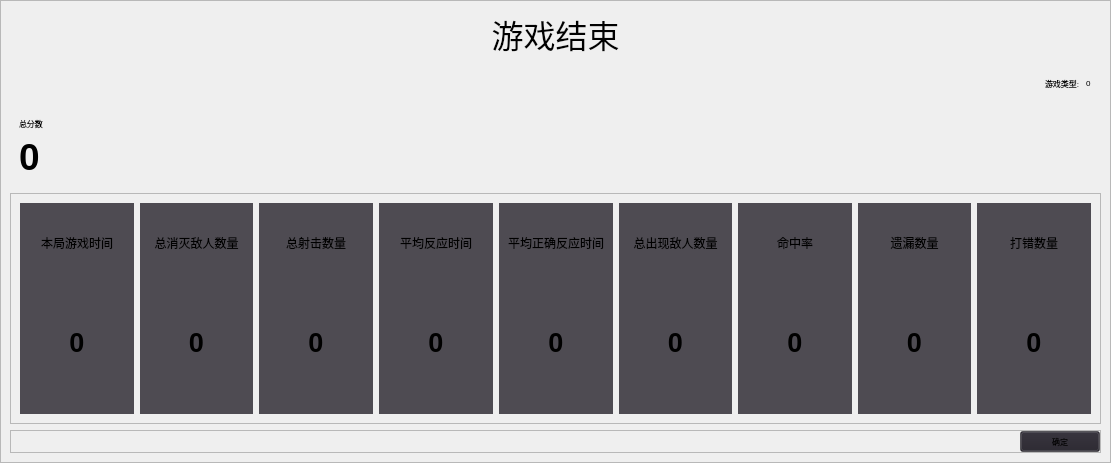
<?xml version="1.0" encoding="UTF-8"?>
<ui version="4.0">
 <class>GameOverWidget</class>
 <widget class="QWidget" name="GameOverWidget">
  <property name="geometry">
   <rect>
    <x>0</x>
    <y>0</y>
    <width>1111</width>
    <height>463</height>
   </rect>
  </property>
  <property name="windowTitle">
   <string>GameOverWidget</string>
  </property>
  <property name="styleSheet">
   <string notr="true">*{
	color:white;
}

GameOverWidget{

	background-color:#404142;

}

GameOverWidget &gt; QFrame{
	
	background-image: url(./gameover_bgpic.png);
	background-repeat:no-repeat;
	background-position:center center
	
}
</string>
  </property>
  <layout class="QVBoxLayout" name="verticalLayout_9">
   <property name="spacing">
    <number>0</number>
   </property>
   <property name="leftMargin">
    <number>0</number>
   </property>
   <property name="topMargin">
    <number>0</number>
   </property>
   <property name="rightMargin">
    <number>0</number>
   </property>
   <property name="bottomMargin">
    <number>0</number>
   </property>
   <item>
    <widget class="QFrame" name="frame_2">
     <property name="font">
      <font>
       <pointsize>6</pointsize>
      </font>
     </property>
     <property name="styleSheet">
      <string notr="true"/>
     </property>
     <property name="frameShape">
      <enum>QFrame::StyledPanel</enum>
     </property>
     <property name="frameShadow">
      <enum>QFrame::Raised</enum>
     </property>
     <layout class="QVBoxLayout" name="verticalLayout_8">
      <item>
       <widget class="QLabel" name="label">
        <property name="font">
         <font>
          <pointsize>24</pointsize>
         </font>
        </property>
        <property name="text">
         <string>游戏结束</string>
        </property>
        <property name="alignment">
         <set>Qt::AlignCenter</set>
        </property>
       </widget>
      </item>
      <item>
       <widget class="QWidget" name="widget" native="true">
        <layout class="QHBoxLayout" name="horizontalLayout">
         <item>
          <spacer name="horizontalSpacer">
           <property name="orientation">
            <enum>Qt::Horizontal</enum>
           </property>
           <property name="sizeHint" stdset="0">
            <size>
             <width>40</width>
             <height>20</height>
            </size>
           </property>
          </spacer>
         </item>
         <item>
          <widget class="QLabel" name="lbl1">
           <property name="text">
            <string>游戏类型:</string>
           </property>
          </widget>
         </item>
         <item>
          <widget class="QLabel" name="GameType">
           <property name="text">
            <string>0</string>
           </property>
          </widget>
         </item>
        </layout>
       </widget>
      </item>
      <item>
       <widget class="QWidget" name="widget_2" native="true">
        <layout class="QVBoxLayout" name="verticalLayout">
         <item>
          <widget class="QLabel" name="lbl2">
           <property name="text">
            <string>总分数</string>
           </property>
          </widget>
         </item>
         <item>
          <widget class="QLabel" name="TotalScore">
           <property name="font">
            <font>
             <pointsize>28</pointsize>
             <weight>75</weight>
             <bold>true</bold>
            </font>
           </property>
           <property name="text">
            <string>0</string>
           </property>
          </widget>
         </item>
        </layout>
       </widget>
      </item>
      <item>
       <widget class="QFrame" name="frame">
        <property name="styleSheet">
         <string notr="true">.QWidget{

	background-color: rgba(37, 34, 43, 0.8);
	border-style:solid;
	border-width:1px;

}</string>
        </property>
        <property name="frameShape">
         <enum>QFrame::StyledPanel</enum>
        </property>
        <property name="frameShadow">
         <enum>QFrame::Raised</enum>
        </property>
        <layout class="QHBoxLayout" name="horizontalLayout_2">
         <item>
          <widget class="QWidget" name="widget_7" native="true">
           <layout class="QVBoxLayout" name="verticalLayout_6" stretch="1,2">
            <item>
             <widget class="QLabel" name="lbl7">
              <property name="text">
               <string>本局游戏时间</string>
              </property>
              <property name="alignment">
               <set>Qt::AlignCenter</set>
              </property>
             </widget>
            </item>
            <item>
             <widget class="QLabel" name="TotalGameTime">
              <property name="font">
               <font>
                <pointsize>20</pointsize>
                <weight>75</weight>
                <bold>true</bold>
               </font>
              </property>
              <property name="styleSheet">
               <string notr="true"/>
              </property>
              <property name="text">
               <string>0</string>
              </property>
              <property name="alignment">
               <set>Qt::AlignCenter</set>
              </property>
             </widget>
            </item>
           </layout>
          </widget>
         </item>
         <item>
          <widget class="QWidget" name="widget_5" native="true">
           <layout class="QVBoxLayout" name="verticalLayout_4" stretch="1,2">
            <item>
             <widget class="QLabel" name="lbl5">
              <property name="text">
               <string>总消灭敌人数量</string>
              </property>
              <property name="alignment">
               <set>Qt::AlignCenter</set>
              </property>
             </widget>
            </item>
            <item>
             <widget class="QLabel" name="TotalKillNum">
              <property name="font">
               <font>
                <pointsize>20</pointsize>
                <weight>75</weight>
                <bold>true</bold>
               </font>
              </property>
              <property name="text">
               <string>0</string>
              </property>
              <property name="alignment">
               <set>Qt::AlignCenter</set>
              </property>
             </widget>
            </item>
           </layout>
          </widget>
         </item>
         <item>
          <widget class="QWidget" name="widget_6" native="true">
           <layout class="QVBoxLayout" name="verticalLayout_5" stretch="1,2">
            <item>
             <widget class="QLabel" name="lbl6">
              <property name="text">
               <string>总射击数量</string>
              </property>
              <property name="alignment">
               <set>Qt::AlignCenter</set>
              </property>
             </widget>
            </item>
            <item>
             <widget class="QLabel" name="TotalFire">
              <property name="font">
               <font>
                <pointsize>20</pointsize>
                <weight>75</weight>
                <bold>true</bold>
               </font>
              </property>
              <property name="text">
               <string>0</string>
              </property>
              <property name="alignment">
               <set>Qt::AlignCenter</set>
              </property>
             </widget>
            </item>
           </layout>
          </widget>
         </item>
         <item>
          <widget class="QWidget" name="widget_3" native="true">
           <property name="layoutDirection">
            <enum>Qt::LeftToRight</enum>
           </property>
           <layout class="QVBoxLayout" name="verticalLayout_2" stretch="1,2">
            <item>
             <widget class="QLabel" name="lbl3">
              <property name="text">
               <string>平均反应时间</string>
              </property>
              <property name="alignment">
               <set>Qt::AlignCenter</set>
              </property>
             </widget>
            </item>
            <item>
             <widget class="QLabel" name="AverageReactTime">
              <property name="font">
               <font>
                <pointsize>20</pointsize>
                <weight>75</weight>
                <bold>true</bold>
               </font>
              </property>
              <property name="text">
               <string>0</string>
              </property>
              <property name="alignment">
               <set>Qt::AlignCenter</set>
              </property>
             </widget>
            </item>
           </layout>
          </widget>
         </item>
         <item>
          <widget class="QWidget" name="widget_11" native="true">
           <property name="layoutDirection">
            <enum>Qt::LeftToRight</enum>
           </property>
           <layout class="QVBoxLayout" name="verticalLayout_12" stretch="1,2">
            <item>
             <widget class="QLabel" name="lbl3_2">
              <property name="text">
               <string>平均正确反应时间</string>
              </property>
              <property name="alignment">
               <set>Qt::AlignCenter</set>
              </property>
             </widget>
            </item>
            <item>
             <widget class="QLabel" name="AverageRightReactTime">
              <property name="font">
               <font>
                <pointsize>20</pointsize>
                <weight>75</weight>
                <bold>true</bold>
               </font>
              </property>
              <property name="text">
               <string>0</string>
              </property>
              <property name="alignment">
               <set>Qt::AlignCenter</set>
              </property>
             </widget>
            </item>
           </layout>
          </widget>
         </item>
         <item>
          <widget class="QWidget" name="widget_4" native="true">
           <layout class="QVBoxLayout" name="verticalLayout_3" stretch="1,2">
            <item>
             <widget class="QLabel" name="lbl4">
              <property name="text">
               <string>总出现敌人数量</string>
              </property>
              <property name="alignment">
               <set>Qt::AlignCenter</set>
              </property>
             </widget>
            </item>
            <item>
             <widget class="QLabel" name="TotalEnemyNum">
              <property name="font">
               <font>
                <pointsize>20</pointsize>
                <weight>75</weight>
                <bold>true</bold>
               </font>
              </property>
              <property name="text">
               <string>0</string>
              </property>
              <property name="alignment">
               <set>Qt::AlignCenter</set>
              </property>
             </widget>
            </item>
           </layout>
          </widget>
         </item>
         <item>
          <widget class="QWidget" name="widget_8" native="true">
           <property name="styleSheet">
            <string notr="true"/>
           </property>
           <layout class="QVBoxLayout" name="verticalLayout_7" stretch="1,2">
            <item>
             <widget class="QLabel" name="lbl8">
              <property name="text">
               <string>命中率</string>
              </property>
              <property name="alignment">
               <set>Qt::AlignCenter</set>
              </property>
             </widget>
            </item>
            <item>
             <widget class="QLabel" name="HitRate">
              <property name="font">
               <font>
                <pointsize>20</pointsize>
                <weight>75</weight>
                <bold>true</bold>
               </font>
              </property>
              <property name="text">
               <string>0</string>
              </property>
              <property name="alignment">
               <set>Qt::AlignCenter</set>
              </property>
             </widget>
            </item>
           </layout>
          </widget>
         </item>
         <item>
          <widget class="QWidget" name="widget_9" native="true">
           <property name="styleSheet">
            <string notr="true"/>
           </property>
           <layout class="QVBoxLayout" name="verticalLayout_10" stretch="1,2">
            <item>
             <widget class="QLabel" name="lbl8_2">
              <property name="text">
               <string>遗漏数量</string>
              </property>
              <property name="alignment">
               <set>Qt::AlignCenter</set>
              </property>
             </widget>
            </item>
            <item>
             <widget class="QLabel" name="TotalMissNum">
              <property name="font">
               <font>
                <pointsize>20</pointsize>
                <weight>75</weight>
                <bold>true</bold>
               </font>
              </property>
              <property name="text">
               <string>0</string>
              </property>
              <property name="alignment">
               <set>Qt::AlignCenter</set>
              </property>
             </widget>
            </item>
           </layout>
          </widget>
         </item>
         <item>
          <widget class="QWidget" name="widget_10" native="true">
           <property name="styleSheet">
            <string notr="true"/>
           </property>
           <layout class="QVBoxLayout" name="verticalLayout_11" stretch="1,2">
            <item>
             <widget class="QLabel" name="lbl8_3">
              <property name="text">
               <string>打错数量</string>
              </property>
              <property name="alignment">
               <set>Qt::AlignCenter</set>
              </property>
             </widget>
            </item>
            <item>
             <widget class="QLabel" name="TotalWrongNum">
              <property name="font">
               <font>
                <pointsize>20</pointsize>
                <weight>75</weight>
                <bold>true</bold>
               </font>
              </property>
              <property name="text">
               <string>0</string>
              </property>
              <property name="alignment">
               <set>Qt::AlignCenter</set>
              </property>
             </widget>
            </item>
           </layout>
          </widget>
         </item>
        </layout>
       </widget>
      </item>
      <item>
       <widget class="QFrame" name="frame_3">
        <property name="frameShape">
         <enum>QFrame::StyledPanel</enum>
        </property>
        <property name="frameShadow">
         <enum>QFrame::Raised</enum>
        </property>
        <layout class="QHBoxLayout" name="horizontalLayout_3">
         <property name="spacing">
          <number>0</number>
         </property>
         <property name="leftMargin">
          <number>0</number>
         </property>
         <property name="topMargin">
          <number>0</number>
         </property>
         <property name="rightMargin">
          <number>0</number>
         </property>
         <property name="bottomMargin">
          <number>0</number>
         </property>
         <item>
          <spacer name="horizontalSpacer_2">
           <property name="orientation">
            <enum>Qt::Horizontal</enum>
           </property>
           <property name="sizeHint" stdset="0">
            <size>
             <width>40</width>
             <height>20</height>
            </size>
           </property>
          </spacer>
         </item>
         <item>
          <widget class="QPushButton" name="confirmBtn">
           <property name="styleSheet">
            <string notr="true">QPushButton{
	
	background-color: rgba(37, 34, 43,0.5);
}</string>
           </property>
           <property name="text">
            <string>确定</string>
           </property>
          </widget>
         </item>
        </layout>
       </widget>
      </item>
     </layout>
    </widget>
   </item>
  </layout>
 </widget>
 <resources/>
 <connections/>
</ui>
